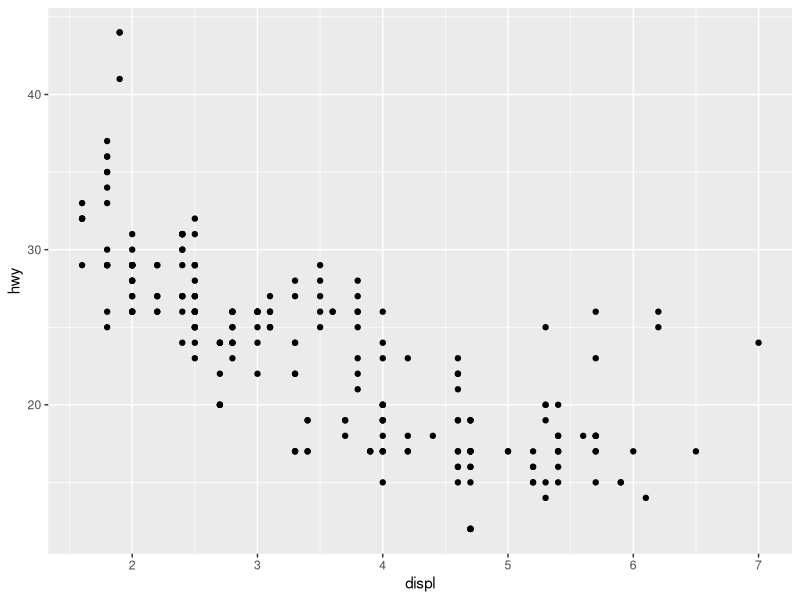
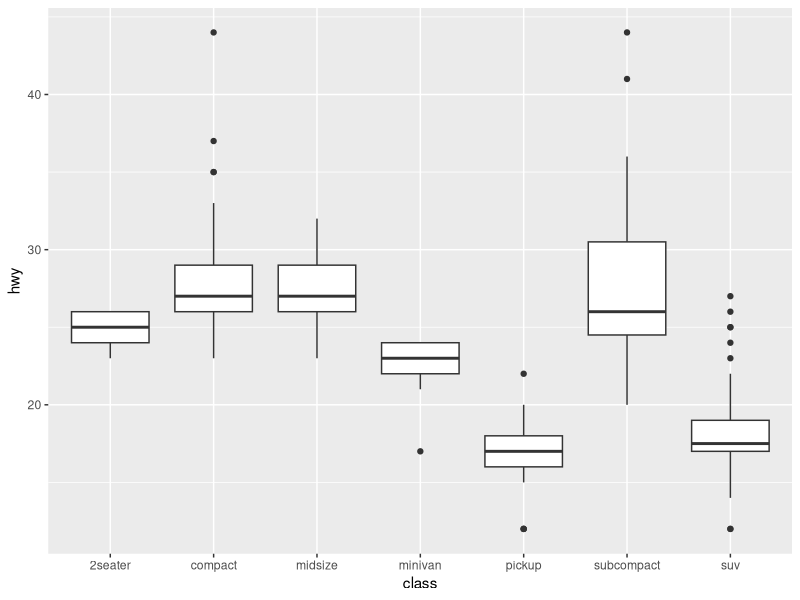
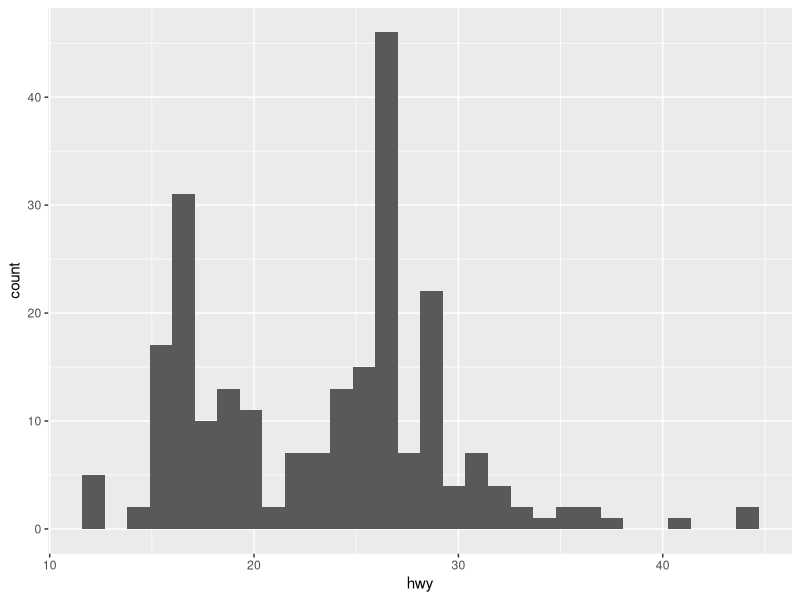
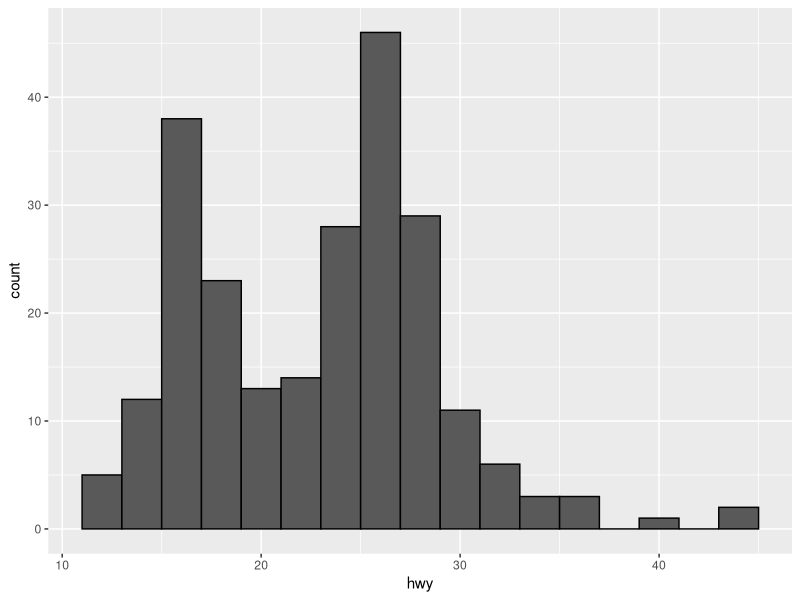
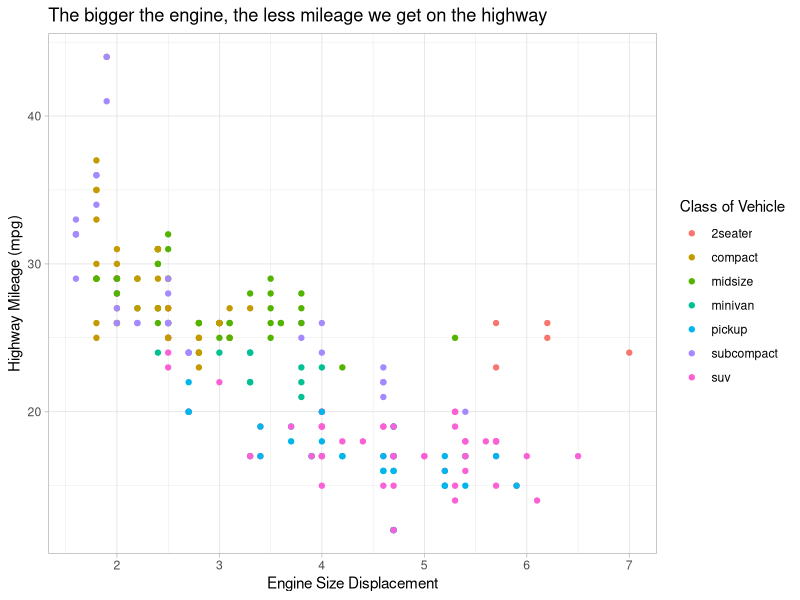
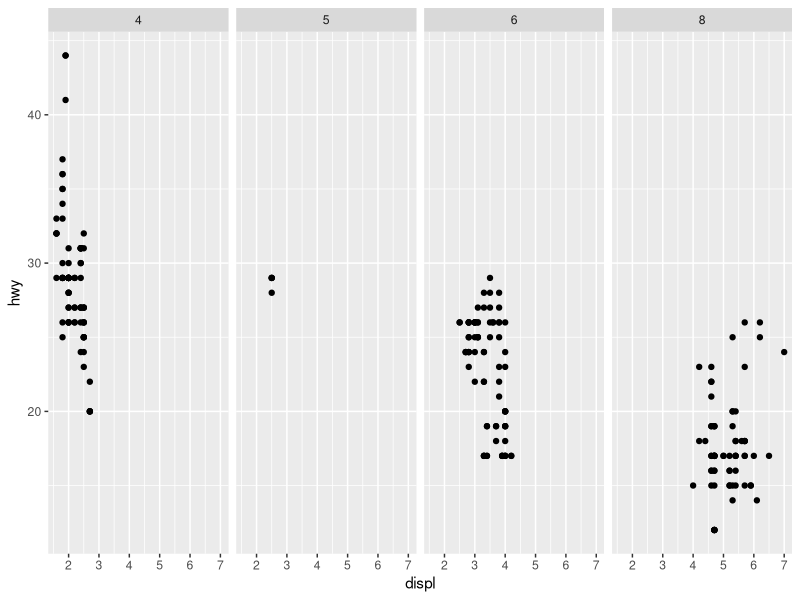
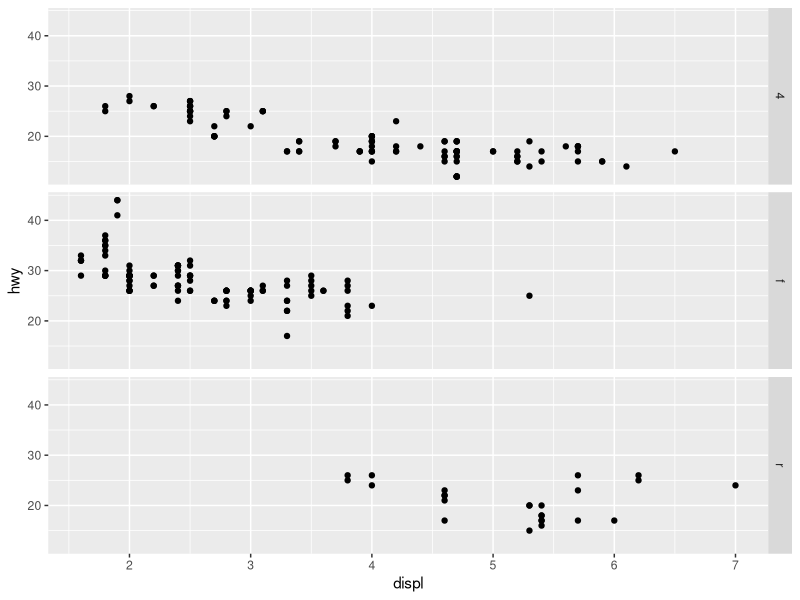
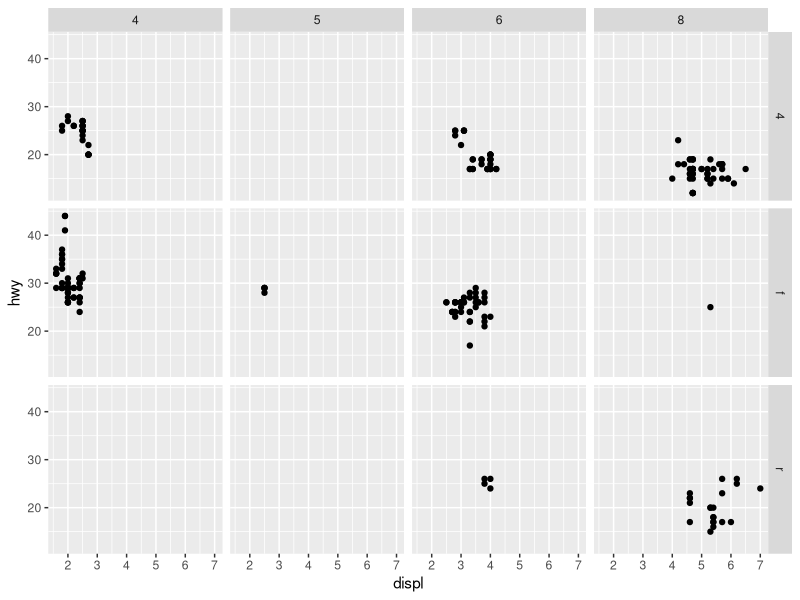

Write R code to recreate these figures, in order.
## ---- chunk 1
#| label: setup
#| include: false
library(tidyverse)


## ---- chunk 2
#| label: show-mpg-names
head(mpg)
## ---- chunk 3
#| label: create-mpg-scatterplot

ggplot(mpg) +
  geom_point(aes(x = displ, y = hwy))
## ---- chunk 4
#| label: create-mpg-boxplot


ggplot(data = mpg) +
  geom_boxplot(mapping = aes(x = class, y = hwy))
## ---- chunk 5
#| label: hwy-histogram

ggplot(data = mpg) +
  geom_histogram(aes(x = hwy))
  
## ---- chunk 6
#| label: add-binwidth

ggplot(data = mpg) +
  geom_histogram(aes(x = hwy),
                 binwidth = 2,
                 color = "black")
## ---- chunk 7
#| label: scatterplot-aesthetic-mappings

ggplot(data = mpg) +
  geom_point(mapping = aes(x = displ, 
                           y = hwy,
                           color = class,
                           )) +
  labs(x = "Engine Size Displacement",
       y = "Highway Mileage (mpg)",
       color = "Class of Vehicle",
       title = "The bigger the engine, the less mileage we get on the highway") +
  theme_light()
## ---- chunk 8
#| label: faceting-by-mpg-variables
# Makes a plot that the commands below will modify
q <- ggplot(mpg) + geom_point(aes(x = displ, y = hwy))

q + facet_grid(. ~ cyl)
q + facet_grid(drv ~ .)
q + facet_grid(drv ~ cyl)
q + facet_wrap(~ class)
## ---- chunk 9
#| label: bar-plot-for-class

ggplot(data = mpg) +
  geom_bar(aes(x = class,
               fill = drv),
           position = "dodge") + 
  labs(x = "Class of Vehicle",
       y = "Number of Vehicles in Sample",
       fill = "Type of Drive") +
  theme_bw()
## ---- chunk 10
ggplot(mpg, aes(x = displ, y = hwy)) + 
  geom_point(aes(color = class)) +
  geom_smooth(color = "black",
              se = FALSE,
              method = "lm") + 
  scale_color_viridis_d()

#ggsave("example.jpg", width = 6, height = 4)
